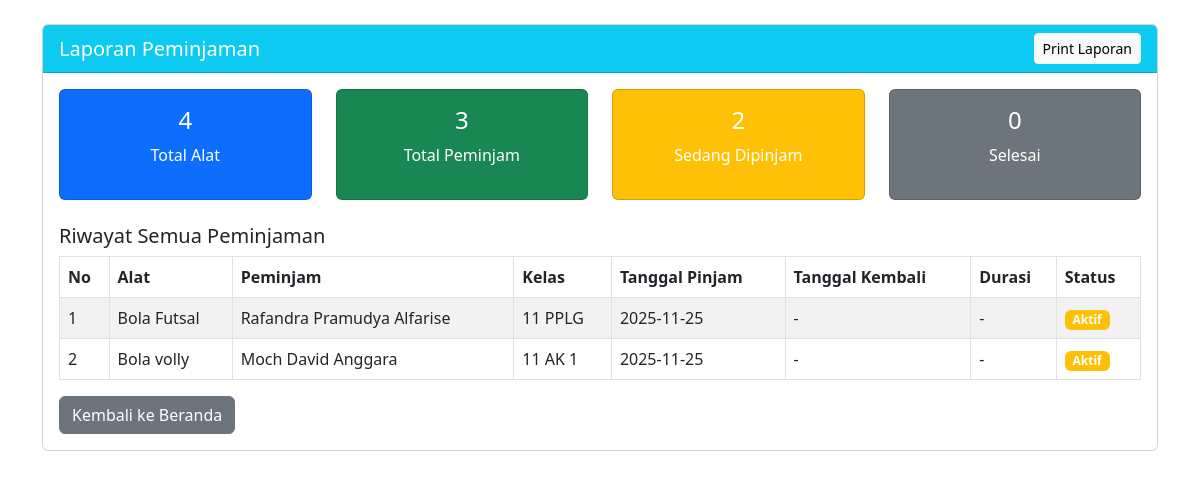
The app's page /laporan.php with its own data.
### tables this page shows
CREATE TABLE peminjaman (
    id INT PRIMARY KEY AUTO_INCREMENT,
    alat_id INT,
    peminjam_id INT,
    nama_peminjam VARCHAR(100),
    kelas_peminjam VARCHAR(20),
    tanggal_pinjam DATE NOT NULL,
    tanggal_kembali DATE,
    durasi INT,
    status ENUM('Aktif', 'Selesai') DEFAULT 'Aktif'
);

CREATE TABLE alat_olahraga (
    id INT PRIMARY KEY AUTO_INCREMENT,
    nama_alat VARCHAR(100) NOT NULL,
    stok INT DEFAULT 1,
    dipinjam INT DEFAULT 0
);

CREATE TABLE peminjam (
    id INT PRIMARY KEY AUTO_INCREMENT,
    nama_peminjam VARCHAR(100) NOT NULL,
    kelas VARCHAR(20) NOT NULL
);

### laporan.php (the view, shortened to what this page needs)
<?php
include('koneksi.php');
$total_alat = mysqli_fetch_assoc(mysqli_query($connection, "SELECT COUNT(*) as total FROM alat_olahraga"))['total'];
$total_peminjam = mysqli_fetch_assoc(mysqli_query($connection, "SELECT COUNT(*) as total FROM peminjam"))['total'];
$peminjaman_aktif = mysqli_fetch_assoc(mysqli_query($connection, "SELECT COUNT(*) as total FROM peminjaman WHERE status='Aktif'"))['total'];
$peminjaman_selesai = mysqli_fetch_assoc(mysqli_query($connection, "SELECT COUNT(*) as total FROM peminjaman WHERE status='Selesai'"))['total'];
$riwayat = mysqli_query($connection,
    "SELECT p.*, a.nama_alat, pm.nama_peminjam, pm.kelas
     FROM peminjaman p
     JOIN alat_olahraga a ON p.alat_id = a.id
     JOIN peminjam pm ON p.peminjam_id = pm.id
     ORDER BY p.tanggal_pinjam DESC"
);
?>
<!DOCTYPE html>
<html lang="id">
<head>
    <link href="https://cdn.jsdelivr.net/npm/bootstrap@5.3.0/dist/css/bootstrap.min.css" rel="stylesheet">
</head>
<body>
    <div class="container mt-4">
        <div class="card">
            <div class="card-header bg-info text-white d-flex justify-content-between align-items-center">
                <h5 class="mb-0">Laporan Peminjaman</h5>
                <button onclick="window.print()" class="btn btn-light btn-sm no-print">Print Laporan</button>
            </div>
            <div class="card-body">
              <div class="row mb-4">
                   <div class="col-md-3">
                        <div class="card text-white bg-primary">
                            <div class="card-body text-center">
                                <h4><?php echo $total_alat; ?></h4>
                                <p>Total Alat</p>
                            </div>
                        </div>
               </div>
               <div class="col-md-3">
                        <div class="card text-white bg-success">
                            <div class="card-body text-center">
                                <h4><?php echo $total_peminjam; ?></h4>
                                <p>Total Peminjam</p>
                            </div>
                        </div>
               </div>
             <div class="col-md-3">
                        <div class="card text-white bg-warning">
                            <div class="card-body text-center">
                                <h4><?php echo $peminjaman_aktif; ?></h4>
                                <p>Sedang Dipinjam</p>
                            </div>
                        </div>
             </div>
              <div class="col-md-3">
                        <div class="card text-white bg-secondary">
                            <div class="card-body text-center">
                                <h4><?php echo $peminjaman_selesai; ?></h4>
                                <p>Selesai</p>
                            </div>
                 </div>
            </div>
          </div>
                <h5>Riwayat Semua Peminjaman</h5>
                <div class="table-responsive">
                    <table class="table table-striped table-bordered">
                        <thead>
                            <tr>
                                <th>No</th>
                                <th>Alat</th>
                                <th>Peminjam</th>
                                <th>Kelas</th>
                                <th>Tanggal Pinjam</th>
                                <th>Tanggal Kembali</th>
                                <th>Durasi</th>
                                <th>Status</th>
                            </tr>
                        </thead>
                        <tbody>
                            <?php $no = 1; while($row = mysqli_fetch_array($riwayat)): ?>
                            <tr>
                                <td><?php echo $no++; ?></td>
                                <td><?php echo $row['nama_alat']; ?></td>
                                <td><?php echo $row['nama_peminjam']; ?></td>
                                <td><?php echo $row['kelas']; ?></td>
                                <td><?php echo $row['tanggal_pinjam']; ?></td>
                                <td><?php echo $row['tanggal_kembali'] ?: '-'; ?></td>
                                <td><?php echo $row['durasi'] ? $row['durasi'] . ' hari' : '-'; ?></td>
                                <td>
                                    <?php if($row['status'] == 'Aktif'): ?>
                                        <span class="badge bg-warning">Aktif</span>
                                    <?php else: ?>
                                        <span class="badge bg-success">Selesai</span>
                                    <?php endif; ?>
                                </td>
                            </tr>
                            <?php endwhile; ?>
                        </tbody>
                    </table>
                </div>
                <div class="no-print">
                    <a href="index.php" class="btn btn-secondary">Kembali ke Beranda</a>
                </div>
            </div>
        </div>
    </div>
</body>
</html>

### records on screen
peminjaman: alat_olahraga.nama_alat "Bola Futsal", peminjam.nama_peminjam "Rafandra Pramudya Alfarise", peminjam.kelas "11 PPLG", tanggal_pinjam "2025-11-25", tanggal_kembali "-", status "Aktif"
peminjaman: alat_olahraga.nama_alat "Bola volly", peminjam.nama_peminjam "Moch David Anggara", peminjam.kelas "11 AK 1", tanggal_pinjam "2025-11-25", tanggal_kembali "-", status "Aktif"

### other values on screen
$total_alat "4"
$total_peminjam "3"
$peminjaman_aktif "2"
$peminjaman_selesai "0"
